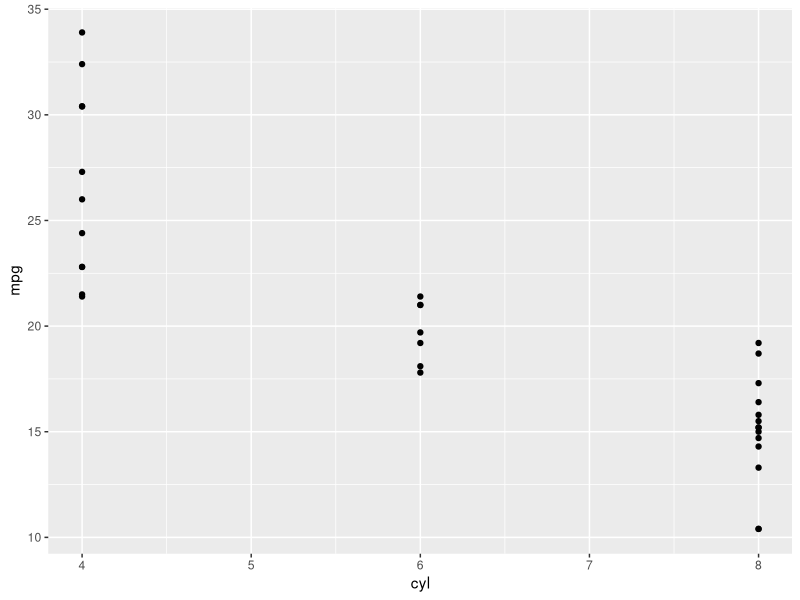
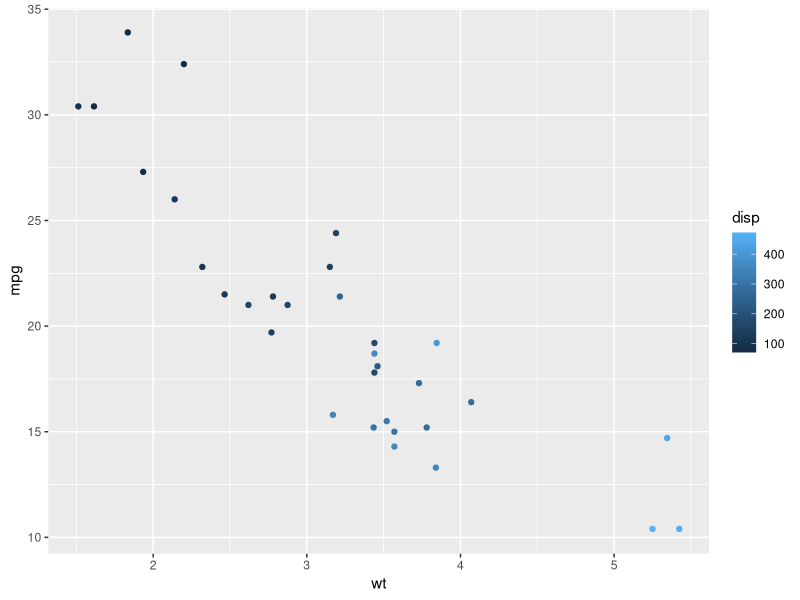
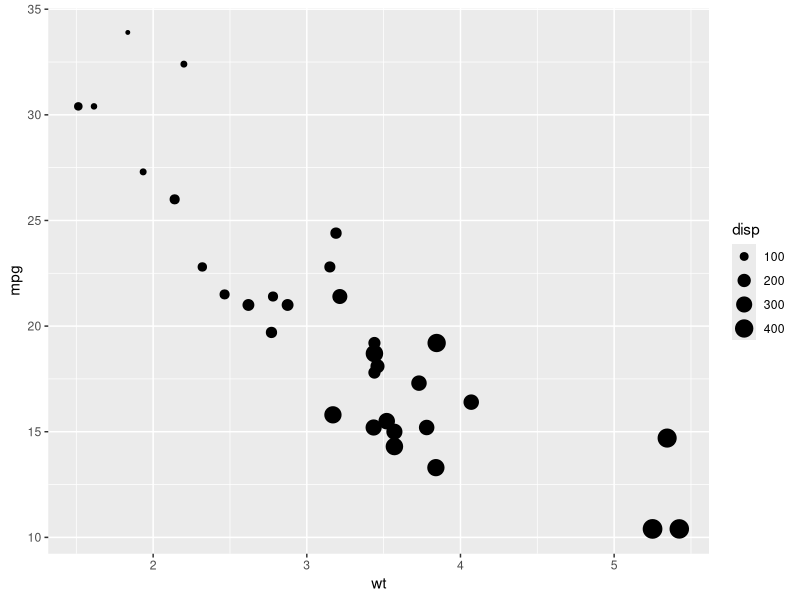
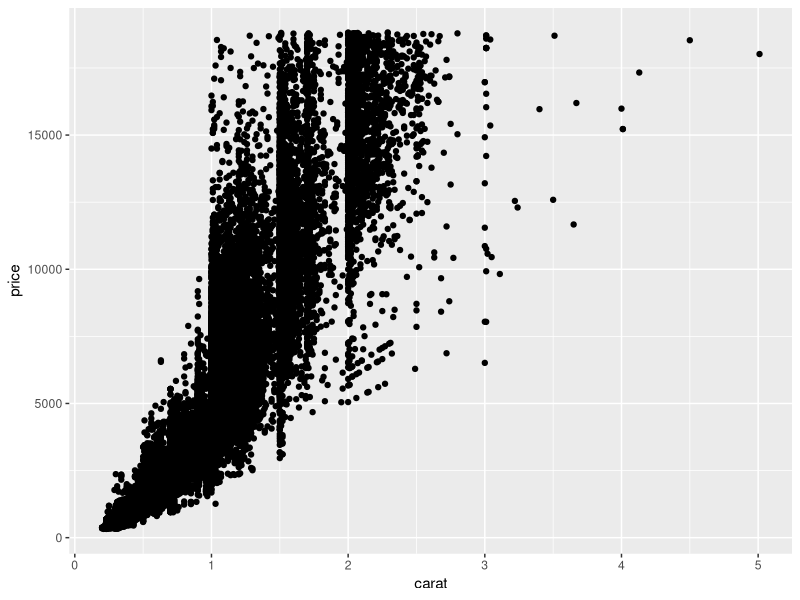
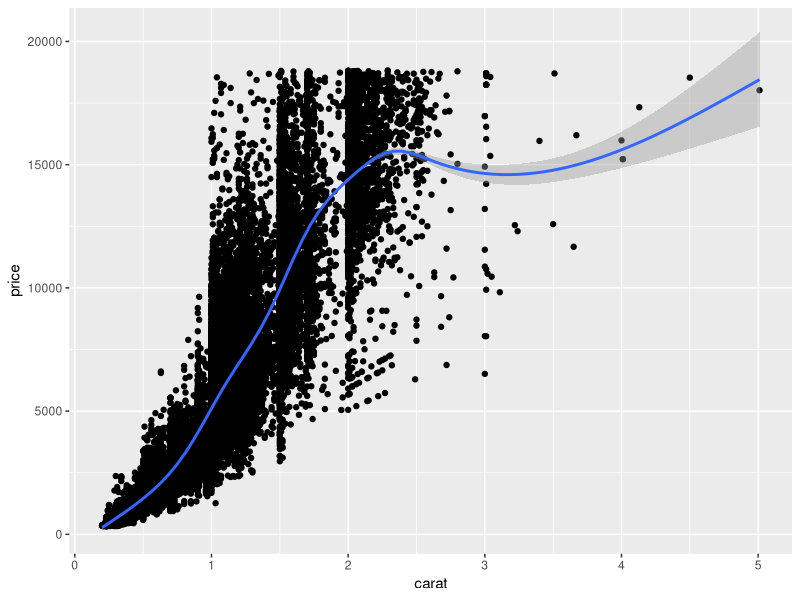
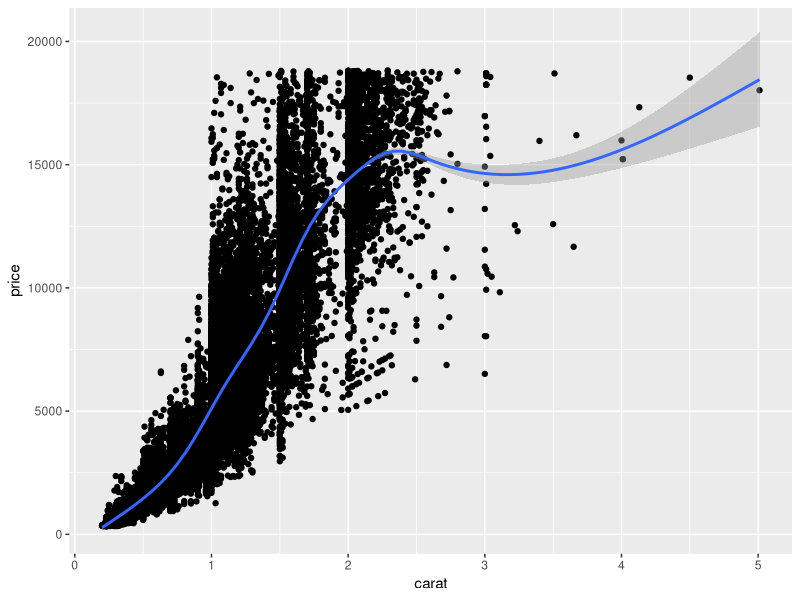
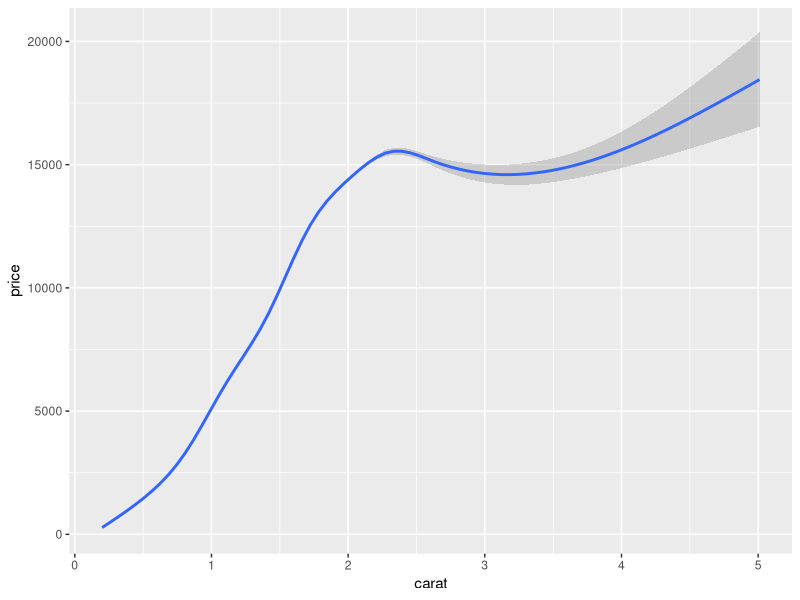
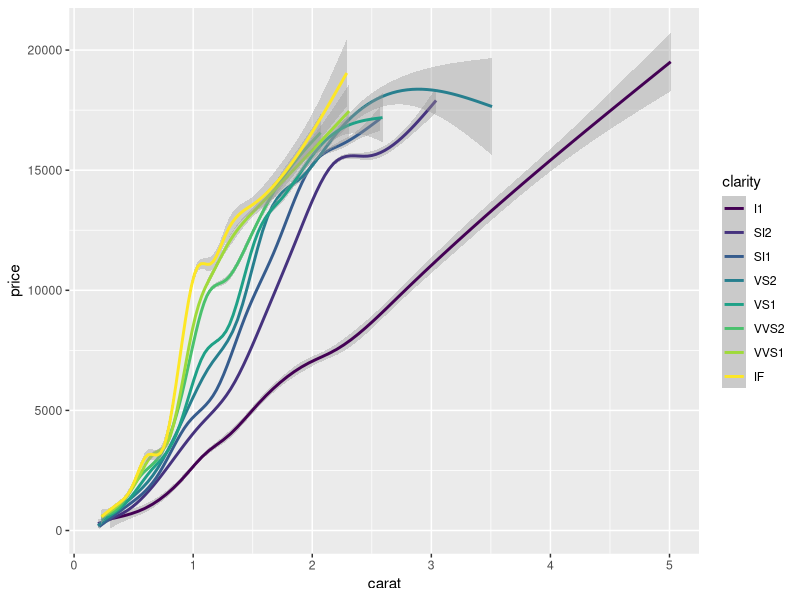

The R script that drew these images, in order:
# Load the ggplot2 package
library(ggplot2)

# Explore the mtcars data frame with str()
str(mtcars)

# Execute the following command
ggplot(mtcars, aes(x = cyl, y = mpg)) +
  geom_point()

# Replace ___ with the correct column
ggplot(mtcars, aes(x = wt, y = mpg, color = disp)) +
  geom_point()

# Replace ___ with the correct column
ggplot(mtcars, aes(x = wt, y = mpg, size = disp)) +
  geom_point()
# Explore the diamonds data frame with str()
str(diamonds)

# Add geom_point() with +
ggplot(diamonds, aes(x = carat, y = price))+geom_point()


# Add geom_point() and geom_smooth() with +
ggplot(diamonds, aes(x = carat, y = price))+geom_point()+ geom_smooth()


# 1 - The plot you created in the previous exercise
ggplot(diamonds, aes(x = carat, y = price)) +
  geom_point() +
  geom_smooth()

# 2 - Copy the above command but show only the smooth line
ggplot(diamonds, aes(x = carat, y = price)) +geom_smooth()


# 3 - Copy the above command and assign the correct value to col in aes()

ggplot(diamonds, aes(x = carat, y = price, color = clarity)) +geom_smooth()

# 4 - Keep the color settings from previous command. Plot only the points with argument alpha.

ggplot(diamonds, aes(x = carat, y = price, color = clarity)) +geom_point(alpha=0.4)

# 1 - The dia_plot object has been created for you
dia_plot <- ggplot(diamonds, aes(x = carat, y = price))

#INCREASES THE TRANSPERENCY OF THE DISPLAY POINTS
# 2 - Expand dia_plot by adding geom_point() with alpha set to 0.2
dia_plot <- dia_plot + geom_point(alpha=0.2)

#REMOVES THE ERROR SHADE LM LINE 
# 3 - Plot dia_plot with additional geom_smooth() with se set to FALSE
dia_plot + geom_smooth(se = FALSE)

# 4 - Copy the command from above and add aes() with the correct mapping to geom_smooth()
dia_plot + geom_smooth(aes(color = clarity), se = FALSE)

# Create the object containing the data and aes layers: dia_plot
dia_plot <- ggplot(diamonds, aes(x = carat, y = price))

# Add a geom layer with + and geom_point()
dia_plot +geom_point()

# Add the same geom layer, but with aes() inside
dia_plot +geom_point(aes(color=clarity))